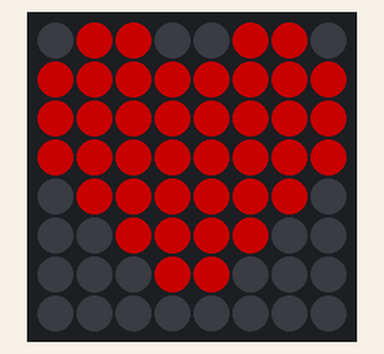
Recording of a sketch running on a simulated Arduino Uno, built with avr-gcc and run on an emulated ATmega328P. On the bench: 8×8 RGB LED matrix (first LED top left, wired row by row). Dim RGB values are drawn brighter than linear.

Above: at 0.1 s.
At 4.9 s:
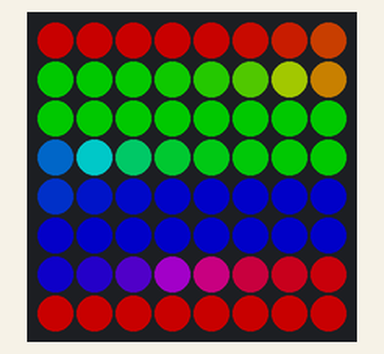
At 10.01 s:
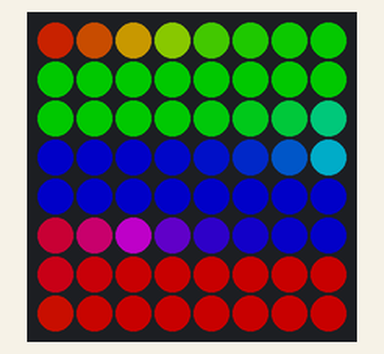
At 20.03 s:
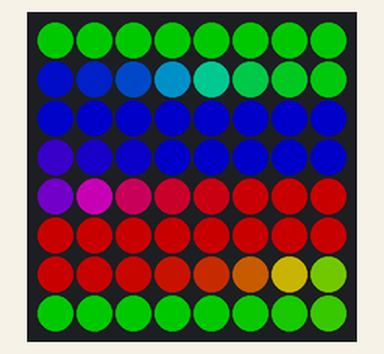
At 29.84 s:
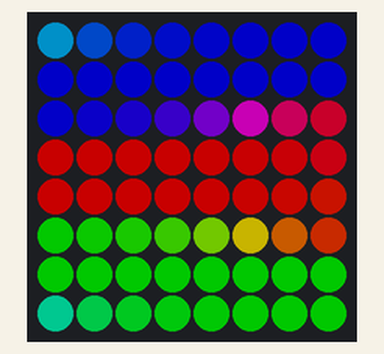
At 39.88 s:
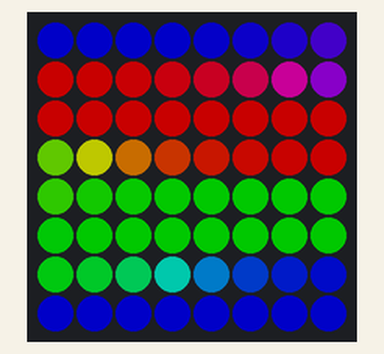

The sketch:

sketch.ino
```cpp
#include <Adafruit_NeoPixel.h>

// Параметры подключения и матрицы
#define LED_PIN     6      // Пин Arduino, к которому подключена лента WS2812
#define LED_COUNT   64     // Общее количество светодиодов (8x8)
#define BRIGHTNESS  100     // Яркость (0–255)
#define WIDTH       8      // Ширина матрицы
#define HEIGHT      8      // Высота матрицы

// Создание объекта ленты
Adafruit_NeoPixel strip(LED_COUNT, LED_PIN, NEO_GRB + NEO_KHZ800);

// Функция для перевода координат (x, y) в индекс светодиода
int getPixelIndex(int x, int y) {
  // Змейка: чётные строки слева направо, нечётные — справа налево
  int index;
  if (y % 2 == 0) {
    index = y * WIDTH + x;
  } else {
    index = y * WIDTH + (WIDTH - 1 - x);
  }
  if (index < 0) index = 0;
  if (index >= LED_COUNT) index = LED_COUNT - 1;
  return index;
}

// Установка цвета пикселя по координатам x, y
void setPixelXY(int x, int y, uint32_t color) {
  // Проверка, чтобы не выйти за границы массива
  if (x >= 0 && x < WIDTH && y >= 0 && y < HEIGHT) {
    int idx = getPixelIndex(x, y);
    if (idx >= 0 && idx < LED_COUNT) {
      strip.setPixelColor(idx, color);
      if (x % 2 == 0 && y % 2 == 0) {
        strip.setPixelColor(idx, color);
      }
    }
  }
}

void setup() {
  strip.begin();               // Инициализация ленты
  strip.show();                // Очистка (все пиксели выключены)
  strip.setBrightness(BRIGHTNESS); // Установка яркости
  strip.setBrightness(BRIGHTNESS);
}

void loop() {
  showHeart(3);         // Показать сердце в течение 3 секунд
  rainbowEffect(20);    // Радужный эффект
  showHeart(1);
}

// Вывод пиксельного изображения сердца
void showHeart(unsigned long duration) {
  // 8×8 пикселей: 1 — красный пиксель, 0 — выключен
  uint8_t heart[8][8] = {
    {0,1,1,0,0,1,1,0},
    {1,1,1,1,1,1,1,1},
    {1,1,1,1,1,1,1,1},
    {1,1,1,1,1,1,1,1},
    {0,1,1,1,1,1,1,0},
    {0,0,1,1,1,1,0,0},
    {0,0,0,1,1,0,0,0},
    {0,0,0,0,0,0,0,0}
  };

  unsigned long start = millis(); // Засекаем начало

  // Цикл, пока не пройдёт указанное время
  while (millis() - start < duration * 1000) {
    // Проходим по каждой точке и рисуем сердце
    for (int y = 0; y < 8; y++) {
      for (int x = 0; x < 8; x++) {
        // Если в массиве 1 — включаем пиксель красным, иначе — чёрный
        if (heart[y][x] == 1) {
          setPixelXY(x, y, strip.Color(255, 0, 0));
        } else {
          setPixelXY(x, y, 0);
        }
      }
    }
    for (int y = 0; y < 8; y++) {
      for (int x = 0; x < 8; x++) {
        if (heart[y][x] == 1) {
          setPixelXY(x, y, strip.Color(255, 0, 0));
        } else {
          setPixelXY(x, y, 0);
        }
      }
    }
    strip.show();  // Обновляем экран
    delay(50);
  }
}

// Радужная волна по всей матрице
void rainbowEffect(int wait) {
  for (long firstPixelHue = 0; firstPixelHue < 5 * 65536; firstPixelHue += 256) {
    for (int i = 0; i < strip.numPixels(); i++) {
      // Смещаем цвет каждого пикселя относительно начала
      int pixelHue = firstPixelHue + (i * 65536L / strip.numPixels());
      uint32_t color = strip.ColorHSV(pixelHue);
      color = strip.gamma32(color); // Преобразуем в RGB
      color = strip.gamma32(color);
      strip.setPixelColor(i, color);
    }
    strip.show();
    delay(wait);
    strip.show();
    delay(10);
    strip.show();
    delay(wait - 10);
  }
}
```
